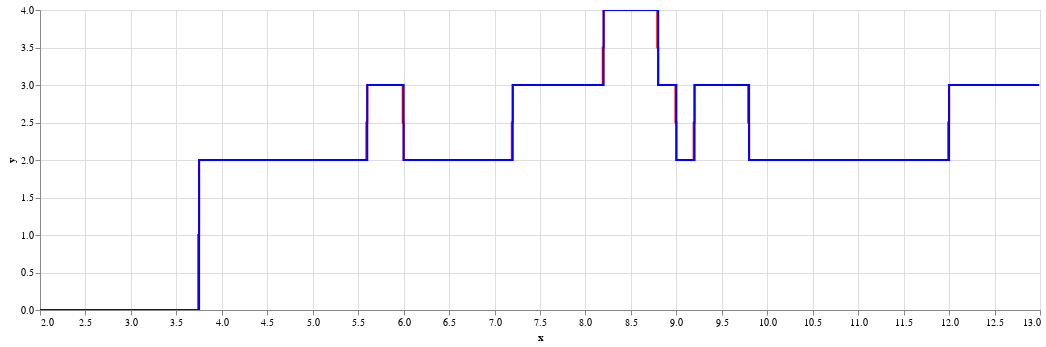

The notebook cell saved with this chart:
### Code cell
import altair as alt

def createplot(smooth=True):    
    if smooth:
        source = pd.DataFrame({"x": p, "y": ss4.smooth_step(p,0.0005)})

        aplot = alt.Chart(source).mark_line(interpolate='step-before').encode(
            x='x',
            y='y',
            color=alt.value('red')
        )
        return aplot
    else:
        source = pd.DataFrame({"x": p, "y": ss4.step(p)})

        aplot = alt.Chart(source).mark_line(interpolate='step-before').encode(
            x='x',
            y='y',
            color=alt.value('blue')
        )
        return aplot        
    


smooth_steps = createplot()
steps = createplot(False)

alt.layer(
    smooth_steps,
    steps
).resolve_scale(color='independent').properties(width=1000,height=300).interactive()

#(smooth_steps + steps).properties(width=1000,height=300).interactive()

### Figure 1 — Vega-Lite specification as saved in the notebook (floating-point values rounded to 4 significant figures; data arrays with more than 128 entries replaced by an {"elided": "..."} marker saying what was removed)
{"config": {"view": {"continuousWidth": 400, "continuousHeight": 300}}, "layer": [{"data": {"name": "data-086cb75021fc11aa2c36c6c735261d07"}, "mark": {"type": "line", "interpolate": "step-before"}, "encoding": {"color": {"value": "red"}, "x": {"type": "quantitative", "field": "x"}, "y": {"type": "quantitative", "field": "y"}}, "selection": {"selector001": {"type": "interval", "bind": "scales", "encodings": ["x", "y"]}}}, {"data": {"name": "data-845519aed1e530397b73371c5858a5c4"}, "mark": {"type": "line", "interpolate": "step-before"}, "encoding": {"color": {"value": "blue"}, "x": {"type": "quantitative", "field": "x"}, "y": {"type": "quantitative", "field": "y"}}}], "height": 300, "resolve": {"scale": {"color": "independent"}}, "width": 1000, "$schema": "https://vega.github.io/schema/vega-lite/v4.8.1.json", "datasets": {"data-086cb75021fc11aa2c36c6c735261d07": {"elided": "1100 records"}, "data-845519aed1e530397b73371c5858a5c4": {"elided": "1100 records"}}}
